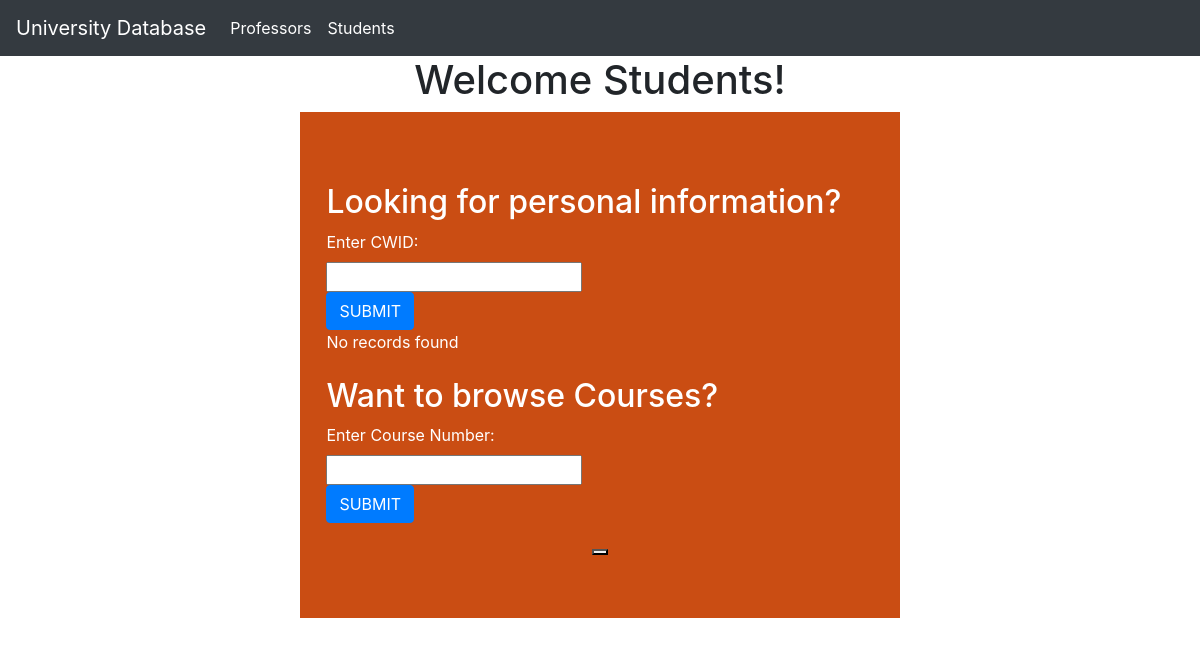
The page /pages/student.php?cwid=115769078 on the database as committed earlier.
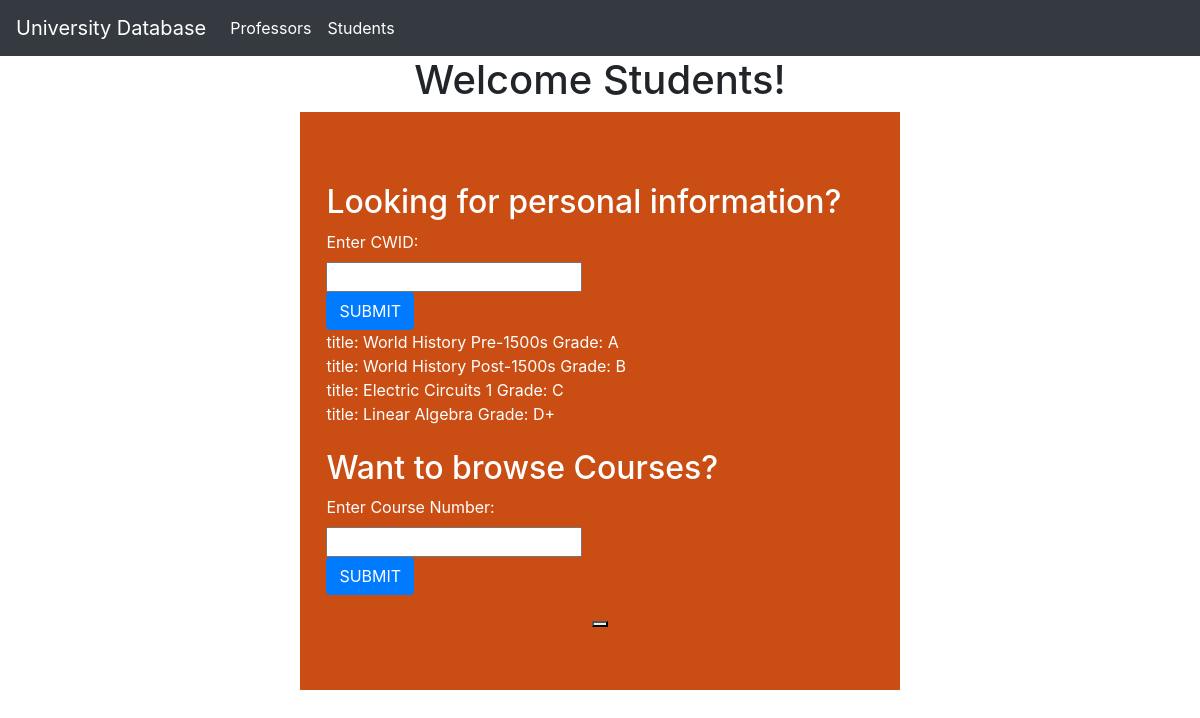
The same page on the database as committed later.
### tables this page shows
CREATE TABLE enrollment(
    E_cno INT(4) NOT NULL,
    E_sno INT(2) NOT NULL,
    E_CWID INT(9) NOT NULL,
    grade CHAR(2) DEFAULT NULL,
    PRIMARY KEY(E_cno, E_sno, E_CWID),
    CONSTRAINT FOREIGN KEY(E_cno) REFERENCES course(cno) ON DELETE CASCADE ON UPDATE CASCADE,
    CONSTRAINT FOREIGN KEY(E_sno) REFERENCES section(sno) ON DELETE CASCADE ON UPDATE CASCADE,
    CONSTRAINT FOREIGN KEY(E_CWID) REFERENCES student(CWID) ON DELETE CASCADE ON UPDATE CASCADE
);

CREATE TABLE course(
    cno INT(4) NOT NULL,
    title VARCHAR(64) DEFAULT NULL,
    units INT(2) DEFAULT NULL,
    textbook VARCHAR(64) DEFAULT NULL,
    dp_no INT(2) DEFAULT NULL,
    PRIMARY KEY(cno),
    CONSTRAINT FOREIGN KEY(dp_no) REFERENCES department(dno) ON DELETE CASCADE ON UPDATE CASCADE
);

### db.inc.php (the view, shortened to what this page needs)
<?php
    function getcourses($student_cwid, $conn){
        echo "<br />";
        $sql_query="SELECT title, grade FROM enrollment, course WHERE E_CWID =".$student_cwid." AND enrollment.E_cno = course.cno;";
        $result = $conn->query($sql_query);
        if($result->num_rows > 0){
            while($row = $result->fetch_assoc()) {
                echo "title: ".$row["title"]." Grade: ".$row["grade"]."<br />";
            }
        } else {
            echo "No records found";
        }
    }
?>

Rows that differ between the two databases and show on the page:
added enrollment: E_cno.title "World History Pre-1500s", grade "A"
added enrollment: E_cno.title "World History Post-1500s", grade "B"
added enrollment: E_cno.title "Electric Circuits 1", grade "C"
added enrollment: E_cno.title "Linear Algebra", grade "D+"
Other text that changed with them:
text no longer shown: "No records found"
